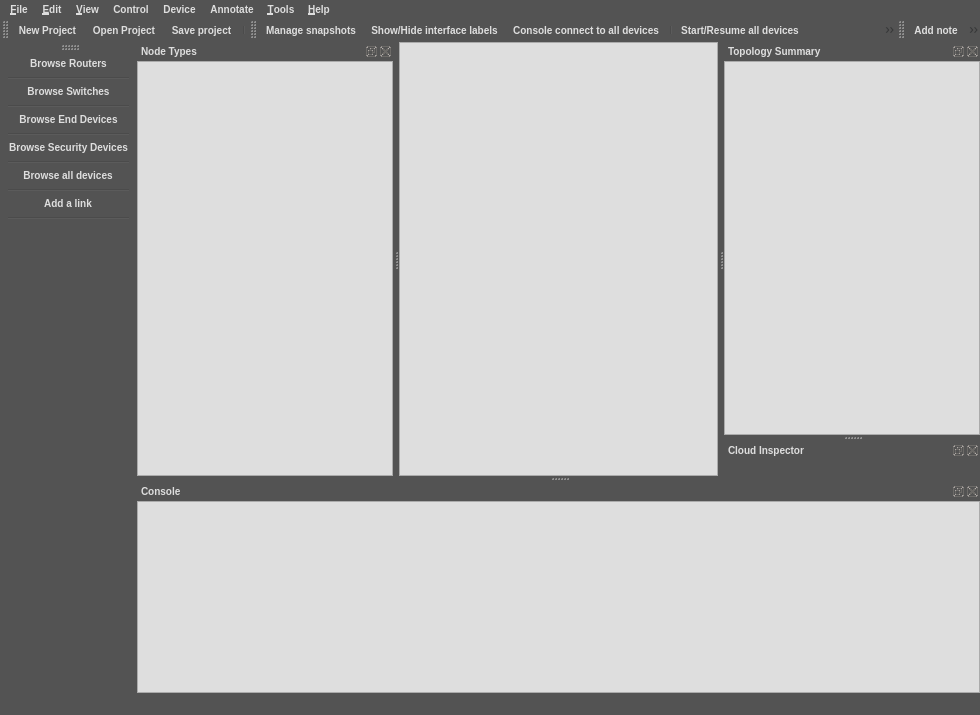
<?xml version="1.0" encoding="UTF-8"?>
<ui version="4.0">
 <class>MainWindow</class>
 <widget class="QMainWindow" name="MainWindow">
  <property name="windowModality">
   <enum>Qt::NonModal</enum>
  </property>
  <property name="geometry">
   <rect>
    <x>0</x>
    <y>0</y>
    <width>980</width>
    <height>715</height>
   </rect>
  </property>
  <property name="contextMenuPolicy">
   <enum>Qt::PreventContextMenu</enum>
  </property>
  <property name="styleSheet">
   <string notr="true">QWidget {background-color: #535353}
QToolBar {border:0px}
QGraphicsView, QTextEdit, QPlainTextEdit, QTreeWidget, QLineEdit, QSpinBox, QComboBox {background-color: #dedede}
QDockWidget, QMenuBar, QPushButton, QToolButton, QTabWidget {color: #dedede; font: bold 10px}
QLabel, QMenu, QStatusBar, QRadioButton, QCheckBox {color: #dedede}
QMenuBar::item {background-color: #535353}
QMenu::item:selected {color: white; background-color: #5f5f5f}
QToolButton:hover {background-color: #5f5f5f}
QGroupBox {color: #dedede; font: bold 12px}</string>
  </property>
  <property name="unifiedTitleAndToolBarOnMac">
   <bool>false</bool>
  </property>
  <widget class="QWidget" name="uiCentralWidget">
   <layout class="QGridLayout">
    <property name="margin">
     <number>0</number>
    </property>
    <property name="spacing">
     <number>0</number>
    </property>
    <item row="0" column="0">
     <widget class="GraphicsView" name="uiGraphicsView">
      <property name="sizePolicy">
       <sizepolicy hsizetype="Expanding" vsizetype="Expanding">
        <horstretch>0</horstretch>
        <verstretch>0</verstretch>
       </sizepolicy>
      </property>
     </widget>
    </item>
   </layout>
  </widget>
  <widget class="QMenuBar" name="uiMenuBar">
   <property name="geometry">
    <rect>
     <x>0</x>
     <y>0</y>
     <width>980</width>
     <height>23</height>
    </rect>
   </property>
   <widget class="QMenu" name="uiEditMenu">
    <property name="title">
     <string>&amp;Edit</string>
    </property>
    <addaction name="uiSelectAllAction"/>
    <addaction name="uiSelectNoneAction"/>
    <addaction name="separator"/>
    <addaction name="uiPreferencesAction"/>
   </widget>
   <widget class="QMenu" name="uiFileMenu">
    <property name="title">
     <string>&amp;File</string>
    </property>
    <addaction name="uiNewProjectAction"/>
    <addaction name="uiOpenProjectAction"/>
    <addaction name="uiSaveProjectAction"/>
    <addaction name="uiSaveProjectAsAction"/>
    <addaction name="uiExportProjectAction"/>
    <addaction name="separator"/>
    <addaction name="uiImportExportConfigsAction"/>
    <addaction name="uiScreenshotAction"/>
    <addaction name="uiSnapshotAction"/>
    <addaction name="separator"/>
    <addaction name="uiQuitAction"/>
   </widget>
   <widget class="QMenu" name="uiHelpMenu">
    <property name="title">
     <string>&amp;Help</string>
    </property>
    <addaction name="uiOnlineHelpAction"/>
    <addaction name="uiCheckForUpdateAction"/>
    <addaction name="uiGettingStartedAction"/>
    <addaction name="uiLabInstructionsAction"/>
    <addaction name="uiAboutQtAction"/>
    <addaction name="uiAboutAction"/>
   </widget>
   <widget class="QMenu" name="uiViewMenu">
    <property name="title">
     <string>&amp;View</string>
    </property>
    <widget class="QMenu" name="uiStyleMenu">
     <property name="title">
      <string>Window Style</string>
     </property>
     <addaction name="uiDefaultStyleAction"/>
     <addaction name="uiEnergySavingStyleAction"/>
    </widget>
    <widget class="QMenu" name="uiDocksMenu">
     <property name="title">
      <string>Docks</string>
     </property>
    </widget>
    <addaction name="uiZoomInAction"/>
    <addaction name="uiZoomOutAction"/>
    <addaction name="uiZoomResetAction"/>
    <addaction name="uiFitInViewAction"/>
    <addaction name="separator"/>
    <addaction name="uiShowLayersAction"/>
    <addaction name="uiResetPortLabelsAction"/>
    <addaction name="uiShowNamesAction"/>
    <addaction name="uiShowPortNamesAction"/>
    <addaction name="uiStyleMenu"/>
    <addaction name="separator"/>
    <addaction name="uiDocksMenu"/>
   </widget>
   <widget class="QMenu" name="uiControlMenu">
    <property name="title">
     <string>Control</string>
    </property>
    <addaction name="uiStartAllAction"/>
    <addaction name="uiSuspendAllAction"/>
    <addaction name="uiStopAllAction"/>
    <addaction name="uiReloadAllAction"/>
    <addaction name="uiAuxConsoleAllAction"/>
    <addaction name="uiConsoleAllAction"/>
   </widget>
   <widget class="QMenu" name="uiAnnotateMenu">
    <property name="title">
     <string>Annotate</string>
    </property>
    <addaction name="uiAddNoteAction"/>
    <addaction name="uiInsertImageAction"/>
    <addaction name="uiDrawRectangleAction"/>
    <addaction name="uiDrawEllipseAction"/>
   </widget>
   <widget class="QMenu" name="uiDeviceMenu">
    <property name="title">
     <string>Device</string>
    </property>
   </widget>
   <widget class="QMenu" name="uiToolsMenu">
    <property name="title">
     <string>&amp;Tools</string>
    </property>
   </widget>
   <addaction name="uiFileMenu"/>
   <addaction name="uiEditMenu"/>
   <addaction name="uiViewMenu"/>
   <addaction name="uiControlMenu"/>
   <addaction name="uiDeviceMenu"/>
   <addaction name="uiAnnotateMenu"/>
   <addaction name="uiToolsMenu"/>
   <addaction name="uiHelpMenu"/>
  </widget>
  <widget class="QStatusBar" name="uiStatusBar"/>
  <widget class="QToolBar" name="uiGeneralToolBar">
   <property name="windowTitle">
    <string>General</string>
   </property>
   <property name="toolTip">
    <string/>
   </property>
   <property name="statusTip">
    <string/>
   </property>
   <property name="orientation">
    <enum>Qt::Horizontal</enum>
   </property>
   <property name="iconSize">
    <size>
     <width>32</width>
     <height>32</height>
    </size>
   </property>
   <attribute name="toolBarArea">
    <enum>TopToolBarArea</enum>
   </attribute>
   <attribute name="toolBarBreak">
    <bool>false</bool>
   </attribute>
   <addaction name="uiNewProjectAction"/>
   <addaction name="uiOpenProjectAction"/>
   <addaction name="uiSaveProjectAction"/>
   <addaction name="separator"/>
  </widget>
  <widget class="QDockWidget" name="uiNodesDockWidget">
   <property name="enabled">
    <bool>true</bool>
   </property>
   <property name="visible">
    <bool>true</bool>
   </property>
   <property name="floating">
    <bool>false</bool>
   </property>
   <property name="allowedAreas">
    <set>Qt::LeftDockWidgetArea|Qt::RightDockWidgetArea</set>
   </property>
   <property name="windowTitle">
    <string>Node Types</string>
   </property>
   <attribute name="dockWidgetArea">
    <number>1</number>
   </attribute>
   <widget class="QWidget" name="uiNodesDockWidgetContents">
    <layout class="QVBoxLayout">
     <property name="spacing">
      <number>0</number>
     </property>
     <property name="margin">
      <number>0</number>
     </property>
     <item>
      <widget class="NodesView" name="uiNodesView">
       <property name="sizePolicy">
        <sizepolicy hsizetype="Expanding" vsizetype="Expanding">
         <horstretch>0</horstretch>
         <verstretch>0</verstretch>
        </sizepolicy>
       </property>
       <property name="toolTip">
        <string>Drag Node to Workspace (press SHIFT while dragging for multiple nodes).</string>
       </property>
       <property name="dragEnabled">
        <bool>false</bool>
       </property>
       <property name="iconSize">
        <size>
         <width>24</width>
         <height>24</height>
        </size>
       </property>
       <property name="rootIsDecorated">
        <bool>false</bool>
       </property>
       <attribute name="headerVisible">
        <bool>false</bool>
       </attribute>
       <column>
        <property name="text">
         <string>1</string>
        </property>
       </column>
      </widget>
     </item>
    </layout>
   </widget>
  </widget>
  <widget class="QToolBar" name="uiBrowsersToolBar">
   <property name="windowTitle">
    <string>Devices</string>
   </property>
   <property name="iconSize">
    <size>
     <width>32</width>
     <height>32</height>
    </size>
   </property>
   <property name="toolButtonStyle">
    <enum>Qt::ToolButtonIconOnly</enum>
   </property>
   <attribute name="toolBarArea">
    <enum>LeftToolBarArea</enum>
   </attribute>
   <attribute name="toolBarBreak">
    <bool>false</bool>
   </attribute>
   <addaction name="uiBrowseRoutersAction"/>
   <addaction name="separator"/>
   <addaction name="uiBrowseSwitchesAction"/>
   <addaction name="separator"/>
   <addaction name="uiBrowseEndDevicesAction"/>
   <addaction name="separator"/>
   <addaction name="uiBrowseSecurityDevicesAction"/>
   <addaction name="separator"/>
   <addaction name="uiBrowseAllDevicesAction"/>
   <addaction name="separator"/>
   <addaction name="uiAddLinkAction"/>
   <addaction name="separator"/>
  </widget>
  <widget class="QToolBar" name="uiControlToolBar">
   <property name="windowTitle">
    <string>Emulation</string>
   </property>
   <property name="iconSize">
    <size>
     <width>32</width>
     <height>32</height>
    </size>
   </property>
   <property name="toolButtonStyle">
    <enum>Qt::ToolButtonIconOnly</enum>
   </property>
   <attribute name="toolBarArea">
    <enum>TopToolBarArea</enum>
   </attribute>
   <attribute name="toolBarBreak">
    <bool>false</bool>
   </attribute>
   <addaction name="uiSnapshotAction"/>
   <addaction name="uiShowPortNamesAction"/>
   <addaction name="uiConsoleAllAction"/>
   <addaction name="separator"/>
   <addaction name="uiStartAllAction"/>
   <addaction name="uiSuspendAllAction"/>
   <addaction name="uiStopAllAction"/>
   <addaction name="uiReloadAllAction"/>
  </widget>
  <widget class="QDockWidget" name="uiConsoleDockWidget">
   <property name="maximumSize">
    <size>
     <width>524287</width>
     <height>524287</height>
    </size>
   </property>
   <property name="allowedAreas">
    <set>Qt::AllDockWidgetAreas</set>
   </property>
   <property name="windowTitle">
    <string>Console</string>
   </property>
   <attribute name="dockWidgetArea">
    <number>8</number>
   </attribute>
   <widget class="QWidget" name="uiConsoleDockWidgetContents">
    <layout class="QVBoxLayout">
     <property name="spacing">
      <number>0</number>
     </property>
     <property name="margin">
      <number>0</number>
     </property>
     <item>
      <widget class="ConsoleView" name="uiConsoleTextEdit">
       <property name="sizePolicy">
        <sizepolicy hsizetype="Expanding" vsizetype="Preferred">
         <horstretch>0</horstretch>
         <verstretch>0</verstretch>
        </sizepolicy>
       </property>
       <property name="styleSheet">
        <string notr="true">QMenuBar {background-color: #535353}</string>
       </property>
      </widget>
     </item>
    </layout>
   </widget>
  </widget>
  <widget class="QToolBar" name="uiAnnotationToolBar">
   <property name="windowTitle">
    <string>Drawing</string>
   </property>
   <property name="iconSize">
    <size>
     <width>32</width>
     <height>32</height>
    </size>
   </property>
   <attribute name="toolBarArea">
    <enum>TopToolBarArea</enum>
   </attribute>
   <attribute name="toolBarBreak">
    <bool>false</bool>
   </attribute>
   <addaction name="uiAddNoteAction"/>
   <addaction name="uiInsertImageAction"/>
   <addaction name="uiDrawRectangleAction"/>
   <addaction name="uiDrawEllipseAction"/>
   <addaction name="uiZoomInAction"/>
   <addaction name="uiZoomOutAction"/>
   <addaction name="uiScreenshotAction"/>
  </widget>
  <widget class="QDockWidget" name="uiTopologySummaryDockWidget">
   <property name="sizePolicy">
    <sizepolicy hsizetype="Preferred" vsizetype="Expanding">
     <horstretch>0</horstretch>
     <verstretch>0</verstretch>
    </sizepolicy>
   </property>
   <property name="minimumSize">
    <size>
     <width>84</width>
     <height>109</height>
    </size>
   </property>
   <property name="allowedAreas">
    <set>Qt::LeftDockWidgetArea|Qt::RightDockWidgetArea</set>
   </property>
   <property name="windowTitle">
    <string>Topology Summary</string>
   </property>
   <attribute name="dockWidgetArea">
    <number>2</number>
   </attribute>
   <widget class="QWidget" name="uiTopologySummaryDockWidgetContents">
    <layout class="QGridLayout">
     <property name="margin">
      <number>0</number>
     </property>
     <property name="spacing">
      <number>0</number>
     </property>
     <item row="0" column="0">
      <widget class="TopologySummaryView" name="uiTopologySummaryTreeWidget">
       <property name="sizePolicy">
        <sizepolicy hsizetype="Expanding" vsizetype="Expanding">
         <horstretch>0</horstretch>
         <verstretch>0</verstretch>
        </sizepolicy>
       </property>
       <attribute name="headerVisible">
        <bool>false</bool>
       </attribute>
       <column>
        <property name="text">
         <string>1</string>
        </property>
       </column>
      </widget>
     </item>
    </layout>
   </widget>
  </widget>
  <widget class="QDockWidget" name="uiCloudInspectorDockWidget">
   <property name="windowTitle">
    <string>Cloud Inspector</string>
   </property>
   <attribute name="dockWidgetArea">
    <number>2</number>
   </attribute>
   <widget class="QWidget" name="uiCloudInspectorDockWidgetContents">
    <layout class="QVBoxLayout" name="verticalLayout">
     <property name="margin">
      <number>0</number>
     </property>
     <item>
      <widget class="CloudInspectorView" name="CloudInspectorView" native="true">
       <property name="autoFillBackground">
        <bool>false</bool>
       </property>
      </widget>
     </item>
    </layout>
   </widget>
  </widget>
  <action name="uiAboutAction">
   <property name="text">
    <string>&amp;About</string>
   </property>
   <property name="statusTip">
    <string>About</string>
   </property>
   <property name="menuRole">
    <enum>QAction::AboutRole</enum>
   </property>
  </action>
  <action name="uiQuitAction">
   <property name="icon">
    <iconset resource="../../resources/resources.qrc">
     <normaloff>:/icons/quit.svg</normaloff>:/icons/quit.svg</iconset>
   </property>
   <property name="text">
    <string>&amp;Quit</string>
   </property>
   <property name="statusTip">
    <string>Quit</string>
   </property>
   <property name="shortcut">
    <string>Ctrl+Q</string>
   </property>
  </action>
  <action name="uiOpenProjectAction">
   <property name="icon">
    <iconset resource="../../resources/resources.qrc">
     <normaloff>:/dark_style/open.svg</normaloff>:/dark_style/open.svg</iconset>
   </property>
   <property name="text">
    <string>&amp;Open Project</string>
   </property>
   <property name="toolTip">
    <string>Open project</string>
   </property>
   <property name="statusTip">
    <string>Open project</string>
   </property>
   <property name="shortcut">
    <string>Ctrl+O</string>
   </property>
  </action>
  <action name="uiSaveProjectAction">
   <property name="icon">
    <iconset resource="../../resources/resources.qrc">
     <normaloff>:/dark_style/save-as-project.svg</normaloff>:/dark_style/save-as-project.svg</iconset>
   </property>
   <property name="text">
    <string>&amp;Save project</string>
   </property>
   <property name="toolTip">
    <string>Save project</string>
   </property>
   <property name="statusTip">
    <string>Save project</string>
   </property>
   <property name="shortcut">
    <string>Ctrl+S</string>
   </property>
  </action>
  <action name="uiOnlineHelpAction">
   <property name="icon">
    <iconset resource="../../resources/resources.qrc">
     <normaloff>:/icons/help.svg</normaloff>:/icons/help.svg</iconset>
   </property>
   <property name="text">
    <string>&amp;Online help</string>
   </property>
   <property name="toolTip">
    <string>Online help</string>
   </property>
   <property name="statusTip">
    <string>Online Help</string>
   </property>
  </action>
  <action name="uiScreenshotAction">
   <property name="icon">
    <iconset resource="../../resources/resources.qrc">
     <normaloff>:/dark_style/camera-photo.svg</normaloff>:/dark_style/camera-photo.svg</iconset>
   </property>
   <property name="text">
    <string>Take a screenshot</string>
   </property>
   <property name="toolTip">
    <string>Take a screenshot</string>
   </property>
   <property name="statusTip">
    <string>Take a screenshot</string>
   </property>
  </action>
  <action name="uiStartAllAction">
   <property name="enabled">
    <bool>true</bool>
   </property>
   <property name="icon">
    <iconset resource="../../resources/resources.qrc">
     <normaloff>:/dark_style/start.svg</normaloff>:/dark_style/start.svg</iconset>
   </property>
   <property name="text">
    <string>Start/Resume all devices</string>
   </property>
   <property name="toolTip">
    <string>Start/Resume all devices</string>
   </property>
   <property name="statusTip">
    <string>Start/Resume all devices</string>
   </property>
  </action>
  <action name="uiStopAllAction">
   <property name="enabled">
    <bool>true</bool>
   </property>
   <property name="icon">
    <iconset resource="../../resources/resources.qrc">
     <normaloff>:/dark_style/stop.svg</normaloff>:/dark_style/stop.svg</iconset>
   </property>
   <property name="text">
    <string>Stop all devices</string>
   </property>
   <property name="toolTip">
    <string>Stop all devices</string>
   </property>
   <property name="statusTip">
    <string>Stop all devices</string>
   </property>
  </action>
  <action name="uiShowNamesAction">
   <property name="checkable">
    <bool>true</bool>
   </property>
   <property name="icon">
    <iconset resource="../../resources/resources.qrc">
     <normaloff>:/icons/show-hostname.svg</normaloff>:/icons/show-hostname.svg</iconset>
   </property>
   <property name="text">
    <string>Show hostnames</string>
   </property>
   <property name="toolTip">
    <string>Show hostnames</string>
   </property>
   <property name="statusTip">
    <string>Show hostnames</string>
   </property>
  </action>
  <action name="uiConsoleAllAction">
   <property name="enabled">
    <bool>true</bool>
   </property>
   <property name="icon">
    <iconset resource="../../resources/resources.qrc">
     <normaloff>:/dark_style/console.svg</normaloff>:/dark_style/console.svg</iconset>
   </property>
   <property name="text">
    <string>Console connect to all devices</string>
   </property>
   <property name="toolTip">
    <string>Console connect to all devices</string>
   </property>
   <property name="statusTip">
    <string>Console to all devices</string>
   </property>
  </action>
  <action name="uiAboutQtAction">
   <property name="text">
    <string>About &amp;Qt</string>
   </property>
   <property name="statusTip">
    <string>About Qt</string>
   </property>
   <property name="menuRole">
    <enum>QAction::AboutQtRole</enum>
   </property>
  </action>
  <action name="uiZoomInAction">
   <property name="icon">
    <iconset resource="../../resources/resources.qrc">
     <normaloff>:/dark_style/zoom-in.svg</normaloff>:/dark_style/zoom-in.svg</iconset>
   </property>
   <property name="text">
    <string>Zoom in</string>
   </property>
   <property name="toolTip">
    <string>Zoom in</string>
   </property>
   <property name="statusTip">
    <string>Zoom in</string>
   </property>
   <property name="shortcut">
    <string>Ctrl++</string>
   </property>
  </action>
  <action name="uiZoomOutAction">
   <property name="icon">
    <iconset resource="../../resources/resources.qrc">
     <normaloff>:/dark_style/zoom-out.svg</normaloff>:/dark_style/zoom-out.svg</iconset>
   </property>
   <property name="text">
    <string>Zoom out</string>
   </property>
   <property name="toolTip">
    <string>Zoom out</string>
   </property>
   <property name="statusTip">
    <string>Zoom out</string>
   </property>
   <property name="shortcut">
    <string>Ctrl+-</string>
   </property>
  </action>
  <action name="uiZoomResetAction">
   <property name="text">
    <string>Zoom reset</string>
   </property>
   <property name="statusTip">
    <string>Zoom reset</string>
   </property>
   <property name="shortcut">
    <string>Ctrl+0</string>
   </property>
  </action>
  <action name="uiSelectAllAction">
   <property name="text">
    <string>Select &amp;all</string>
   </property>
   <property name="statusTip">
    <string>Select All</string>
   </property>
   <property name="shortcut">
    <string>Ctrl+A</string>
   </property>
  </action>
  <action name="uiSelectNoneAction">
   <property name="text">
    <string>Select &amp;none</string>
   </property>
   <property name="statusTip">
    <string>Select None</string>
   </property>
   <property name="shortcut">
    <string>Ctrl+Shift+A</string>
   </property>
  </action>
  <action name="uiPreferencesAction">
   <property name="icon">
    <iconset resource="../../resources/resources.qrc">
     <normaloff>:/icons/applications.svg</normaloff>:/icons/applications.svg</iconset>
   </property>
   <property name="text">
    <string>&amp;Preferences...</string>
   </property>
   <property name="statusTip">
    <string>Preferences</string>
   </property>
   <property name="shortcut">
    <string>Ctrl+Shift+P</string>
   </property>
  </action>
  <action name="uiSuspendAllAction">
   <property name="icon">
    <iconset resource="../../resources/resources.qrc">
     <normaloff>:/dark_style/pause.svg</normaloff>:/dark_style/pause.svg</iconset>
   </property>
   <property name="text">
    <string>Suspend all devices</string>
   </property>
   <property name="toolTip">
    <string>Suspend all devices</string>
   </property>
   <property name="statusTip">
    <string>Suspend all devices</string>
   </property>
  </action>
  <action name="uiAddNoteAction">
   <property name="checkable">
    <bool>true</bool>
   </property>
   <property name="icon">
    <iconset resource="../../resources/resources.qrc">
     <normaloff>:/dark_style/add-note.svg</normaloff>:/dark_style/add-note.svg</iconset>
   </property>
   <property name="text">
    <string>Add note</string>
   </property>
   <property name="toolTip">
    <string>Add a note</string>
   </property>
   <property name="statusTip">
    <string>Add a note</string>
   </property>
  </action>
  <action name="uiNewProjectAction">
   <property name="icon">
    <iconset resource="../../resources/resources.qrc">
     <normaloff>:/dark_style/new-project.svg</normaloff>
     <activeoff>:/dark_style/new-project-hover.svg</activeoff>:/dark_style/new-project.svg</iconset>
   </property>
   <property name="text">
    <string>&amp;New blank project</string>
   </property>
   <property name="iconText">
    <string>New Project</string>
   </property>
   <property name="toolTip">
    <string>New blank project</string>
   </property>
   <property name="statusTip">
    <string>New blank project</string>
   </property>
   <property name="shortcut">
    <string>Ctrl+N</string>
   </property>
  </action>
  <action name="uiImportExportConfigsAction">
   <property name="icon">
    <iconset resource="../../resources/resources.qrc">
     <normaloff>:/icons/import_export_configs.svg</normaloff>:/icons/import_export_configs.svg</iconset>
   </property>
   <property name="text">
    <string>&amp;Import/Export device configs</string>
   </property>
   <property name="toolTip">
    <string>Import/Export device configs</string>
   </property>
   <property name="statusTip">
    <string>Import/Export device configs</string>
   </property>
  </action>
  <action name="uiInsertImageAction">
   <property name="checkable">
    <bool>false</bool>
   </property>
   <property name="icon">
    <iconset resource="../../resources/resources.qrc">
     <normaloff>:/dark_style/image.svg</normaloff>:/dark_style/image.svg</iconset>
   </property>
   <property name="text">
    <string>Insert picture</string>
   </property>
   <property name="toolTip">
    <string>Insert a picture</string>
   </property>
   <property name="statusTip">
    <string>Insert a picture</string>
   </property>
  </action>
  <action name="uiDrawRectangleAction">
   <property name="checkable">
    <bool>true</bool>
   </property>
   <property name="icon">
    <iconset resource="../../resources/resources.qrc">
     <normaloff>:/dark_style/rectangle.svg</normaloff>:/dark_style/rectangle.svg</iconset>
   </property>
   <property name="text">
    <string>Draw rectangle</string>
   </property>
   <property name="toolTip">
    <string>Draw a rectangle</string>
   </property>
   <property name="statusTip">
    <string>Draw a rectangle</string>
   </property>
  </action>
  <action name="uiDrawEllipseAction">
   <property name="checkable">
    <bool>true</bool>
   </property>
   <property name="icon">
    <iconset resource="../../resources/resources.qrc">
     <normaloff>:/dark_style/ellipse.svg</normaloff>:/dark_style/ellipse.svg</iconset>
   </property>
   <property name="text">
    <string>Draw ellipse</string>
   </property>
   <property name="toolTip">
    <string>Draw an ellipse</string>
   </property>
   <property name="statusTip">
    <string>Draw an ellipse</string>
   </property>
  </action>
  <action name="uiShowPortNamesAction">
   <property name="checkable">
    <bool>true</bool>
   </property>
   <property name="icon">
    <iconset resource="../../resources/resources.qrc">
     <normaloff>:/dark_style/show-interface-names.svg</normaloff>:/dark_style/show-interface-names.svg</iconset>
   </property>
   <property name="text">
    <string>Show/Hide interface labels</string>
   </property>
   <property name="toolTip">
    <string>Show/Hide interface labels</string>
   </property>
   <property name="statusTip">
    <string>Show/Hide interface labels</string>
   </property>
  </action>
  <action name="uiSnapshotAction">
   <property name="icon">
    <iconset resource="../../resources/resources.qrc">
     <normaloff>:/dark_style/snapshot.svg</normaloff>:/dark_style/snapshot.svg</iconset>
   </property>
   <property name="text">
    <string>Manage snapshots</string>
   </property>
   <property name="toolTip">
    <string>Manage snapshots</string>
   </property>
   <property name="statusTip">
    <string>Manage snapshots</string>
   </property>
  </action>
  <action name="uiShowLayersAction">
   <property name="checkable">
    <bool>true</bool>
   </property>
   <property name="text">
    <string>Show layers</string>
   </property>
   <property name="statusTip">
    <string>Show layers</string>
   </property>
  </action>
  <action name="uiSaveProjectAsAction">
   <property name="icon">
    <iconset resource="../../resources/resources.qrc">
     <normaloff>:/icons/save-as-project.svg</normaloff>:/icons/save-as-project.svg</iconset>
   </property>
   <property name="text">
    <string>&amp;Save project as…</string>
   </property>
   <property name="toolTip">
    <string>Save project as...</string>
   </property>
   <property name="statusTip">
    <string>Save project as...</string>
   </property>
  </action>
  <action name="uiReloadAllAction">
   <property name="icon">
    <iconset resource="../../resources/resources.qrc">
     <normaloff>:/dark_style/reload.svg</normaloff>:/dark_style/reload.svg</iconset>
   </property>
   <property name="text">
    <string>Reload all devices</string>
   </property>
   <property name="toolTip">
    <string>Reload all devices</string>
   </property>
   <property name="statusTip">
    <string>Reload all devices</string>
   </property>
  </action>
  <action name="uiAuxConsoleAllAction">
   <property name="enabled">
    <bool>true</bool>
   </property>
   <property name="icon">
    <iconset resource="../../resources/resources.qrc">
     <normaloff>:/icons/aux-console.svg</normaloff>:/icons/aux-console.svg</iconset>
   </property>
   <property name="text">
    <string>Console connect via AUX to all devices</string>
   </property>
   <property name="toolTip">
    <string>Console connect via AUX to all devices</string>
   </property>
   <property name="statusTip">
    <string>Console AUX to all devices</string>
   </property>
  </action>
  <action name="uiResetPortLabelsAction">
   <property name="text">
    <string>Reset interface labels</string>
   </property>
   <property name="toolTip">
    <string>Reset interface labels</string>
   </property>
   <property name="statusTip">
    <string>Reset Interface Labels</string>
   </property>
  </action>
  <action name="uiCheckForUpdateAction">
   <property name="text">
    <string>Check for Update</string>
   </property>
   <property name="statusTip">
    <string>Check for Update</string>
   </property>
  </action>
  <action name="uiEnergySavingStyleAction">
   <property name="checkable">
    <bool>true</bool>
   </property>
   <property name="text">
    <string>Energy Saving</string>
   </property>
   <property name="statusTip">
    <string>Energy Saving Mode</string>
   </property>
  </action>
  <action name="uiDefaultStyleAction">
   <property name="checkable">
    <bool>true</bool>
   </property>
   <property name="checked">
    <bool>true</bool>
   </property>
   <property name="text">
    <string>Default</string>
   </property>
  </action>
  <action name="uiBrowseRoutersAction">
   <property name="icon">
    <iconset resource="../../resources/resources.qrc">
     <normaloff>:/dark_style/router.svg</normaloff>:/dark_style/router.svg</iconset>
   </property>
   <property name="text">
    <string>Browse Routers</string>
   </property>
   <property name="iconText">
    <string>Browse Routers</string>
   </property>
   <property name="toolTip">
    <string>Browse Routers</string>
   </property>
   <property name="statusTip">
    <string>Browse Routers</string>
   </property>
  </action>
  <action name="uiBrowseSwitchesAction">
   <property name="icon">
    <iconset resource="../../resources/resources.qrc">
     <normaloff>:/dark_style/switch.svg</normaloff>:/dark_style/switch.svg</iconset>
   </property>
   <property name="text">
    <string>Browse Switches</string>
   </property>
   <property name="iconText">
    <string>Browse Switches</string>
   </property>
   <property name="toolTip">
    <string>Browse Switches</string>
   </property>
   <property name="statusTip">
    <string>Browse Switches</string>
   </property>
  </action>
  <action name="uiBrowseEndDevicesAction">
   <property name="icon">
    <iconset resource="../../resources/resources.qrc">
     <normaloff>:/dark_style/pc.svg</normaloff>:/dark_style/pc.svg</iconset>
   </property>
   <property name="text">
    <string>Browse End Devices</string>
   </property>
   <property name="iconText">
    <string>Browse End Devices</string>
   </property>
   <property name="toolTip">
    <string>Browse End Devices</string>
   </property>
   <property name="statusTip">
    <string>Browse End Devices</string>
   </property>
  </action>
  <action name="uiBrowseSecurityDevicesAction">
   <property name="icon">
    <iconset resource="../../resources/resources.qrc">
     <normaloff>:/dark_style/firewall.svg</normaloff>:/dark_style/firewall.svg</iconset>
   </property>
   <property name="text">
    <string>Browse Security Devices</string>
   </property>
   <property name="iconText">
    <string>Browse Security Devices</string>
   </property>
   <property name="toolTip">
    <string>Browse Security Devices</string>
   </property>
   <property name="statusTip">
    <string>Browse Security Devices</string>
   </property>
  </action>
  <action name="uiBrowseAllDevicesAction">
   <property name="icon">
    <iconset resource="../../resources/resources.qrc">
     <normaloff>:/dark_style/browse-all-icons.svg</normaloff>:/dark_style/browse-all-icons.svg</iconset>
   </property>
   <property name="text">
    <string>Browse all devices</string>
   </property>
   <property name="toolTip">
    <string>Browse all devices</string>
   </property>
   <property name="statusTip">
    <string>Browse all devices</string>
   </property>
  </action>
  <action name="uiAddLinkAction">
   <property name="checkable">
    <bool>true</bool>
   </property>
   <property name="icon">
    <iconset resource="../../resources/resources.qrc">
     <normaloff>:/dark_style/add-link-1.svg</normaloff>:/dark_style/add-link-1.svg</iconset>
   </property>
   <property name="text">
    <string>Add a link</string>
   </property>
   <property name="toolTip">
    <string>Add a link</string>
   </property>
   <property name="statusTip">
    <string>Add a link</string>
   </property>
  </action>
  <action name="uiGettingStartedAction">
   <property name="text">
    <string>Getting started</string>
   </property>
   <property name="toolTip">
    <string>Show GNS3 news</string>
   </property>
  </action>
  <action name="uiLabInstructionsAction">
   <property name="text">
    <string>Lab instructions</string>
   </property>
  </action>
  <action name="uiFitInViewAction">
   <property name="text">
    <string>Fit in view</string>
   </property>
  </action>
  <action name="uiExportProjectAction">
   <property name="text">
    <string>Export project</string>
   </property>
  </action>
 </widget>
 <customwidgets>
  <customwidget>
   <class>GraphicsView</class>
   <extends>QGraphicsView</extends>
   <header>..graphics_view.h</header>
  </customwidget>
  <customwidget>
   <class>NodesView</class>
   <extends>QTreeWidget</extends>
   <header>..nodes_view.h</header>
  </customwidget>
  <customwidget>
   <class>ConsoleView</class>
   <extends>QTextEdit</extends>
   <header>..console_view.h</header>
  </customwidget>
  <customwidget>
   <class>TopologySummaryView</class>
   <extends>QTreeWidget</extends>
   <header>..topology_summary_view.h</header>
  </customwidget>
  <customwidget>
   <class>CloudInspectorView</class>
   <extends>QWidget</extends>
   <header>..cloud_inspector_view.h</header>
   <container>1</container>
  </customwidget>
 </customwidgets>
 <tabstops>
  <tabstop>uiGraphicsView</tabstop>
  <tabstop>uiNodesView</tabstop>
  <tabstop>uiConsoleTextEdit</tabstop>
  <tabstop>uiTopologySummaryTreeWidget</tabstop>
 </tabstops>
 <resources>
  <include location="../../resources/resources.qrc"/>
 </resources>
 <connections>
  <connection>
   <sender>uiQuitAction</sender>
   <signal>triggered()</signal>
   <receiver>MainWindow</receiver>
   <slot>close()</slot>
   <hints>
    <hint type="sourcelabel">
     <x>-1</x>
     <y>-1</y>
    </hint>
    <hint type="destinationlabel">
     <x>398</x>
     <y>302</y>
    </hint>
   </hints>
  </connection>
 </connections>
</ui>
